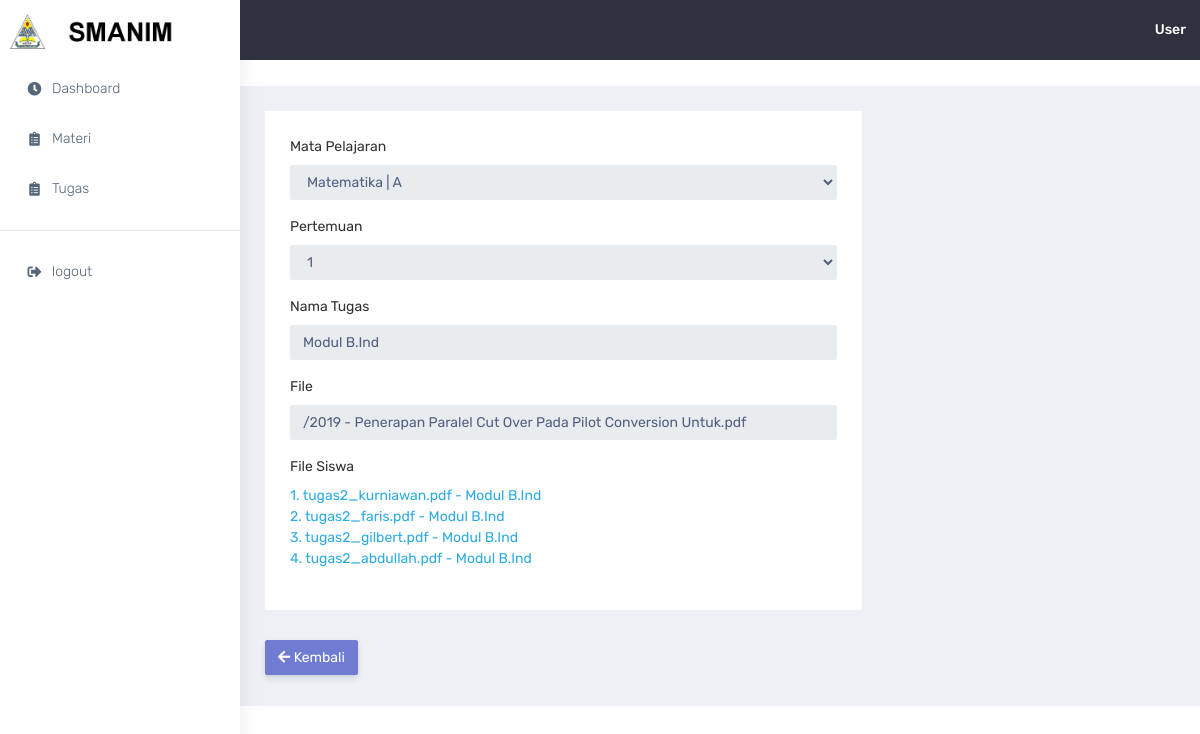
Before: /guru/detail-tugas.php?kode=14 (signed in) with the older database file.
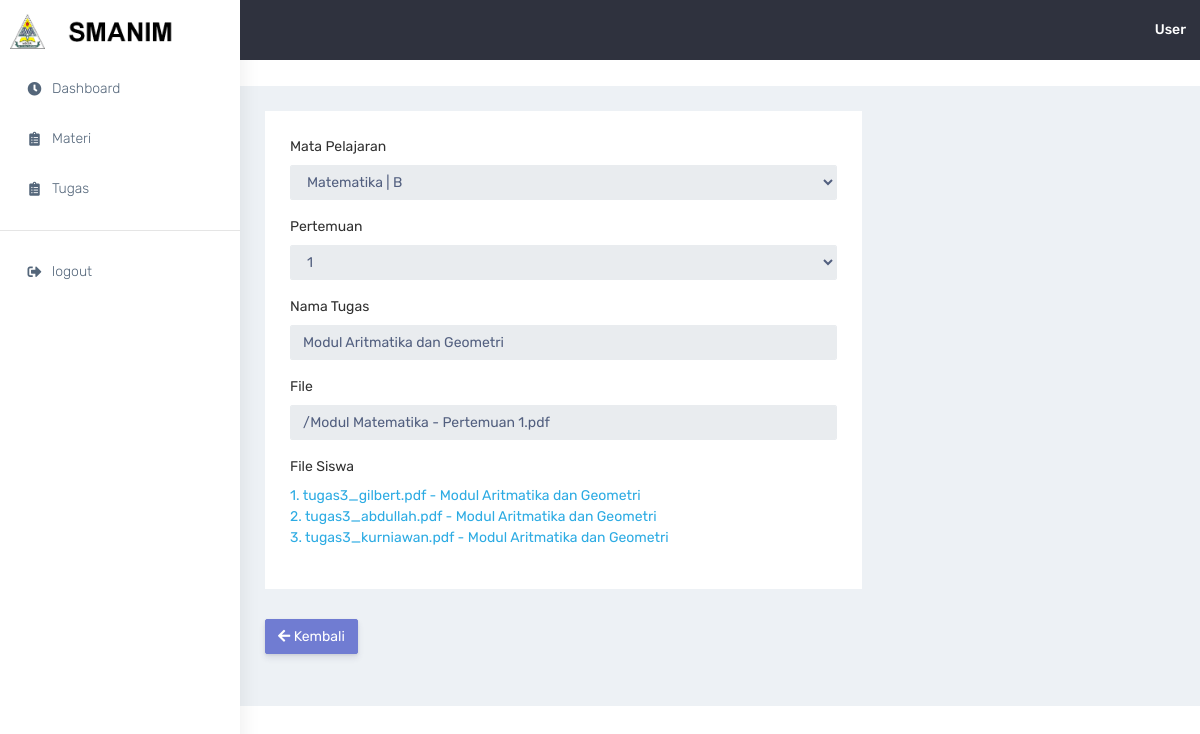
After: the same page with the newer database file.
### tables this page shows
CREATE TABLE `tbl_file` (
  `id_file` int(11) NOT NULL,
  `id_mapel` int(11) NOT NULL,
  `pertemuan` char(2) NOT NULL,
  `nama` varchar(100) NOT NULL,
  `tipe` enum('mod','tgs') NOT NULL,
  `file` varchar(255) NOT NULL,
  `tgl_tambah` date DEFAULT NULL,
  `tgl_ubah` date DEFAULT NULL
);

CREATE TABLE `tbl_mapel` (
  `id_mapel` int(11) NOT NULL,
  `id_user` int(11) NOT NULL,
  `mapel` varchar(100) NOT NULL,
  `kelas` char(1) NOT NULL
);

CREATE TABLE `tbl_tugas` (
  `id_tugas` int(11) NOT NULL,
  `id_user` int(11) NOT NULL,
  `id_mapel` int(11) NOT NULL,
  `pertemuan` char(2) NOT NULL,
  `tugas` varchar(100) NOT NULL,
  `tgl_up` date NOT NULL
);

### guru/detail-tugas.php (the view, shortened to what this page needs)
<?php require_once('navbar.php');
if(isset($_GET['kode'])){
  $kode = $_GET['kode'];
  $sql = mysqli_query($con, "SELECT * FROM tbl_file a INNER JOIN tbl_mapel b ON b.id_mapel=a.id_mapel WHERE a.id_file = $kode");
  $data = mysqli_fetch_array($sql);
}
?>
            <div class="container-fluid">
                <div class="row">
                    <div class="col-md-8">
                        <div class="white-box">
                          <form method="post" enctype="multipart/form-data">
                            <div class="form-group">
                              <label for="exampleInputEmail1">Mata Pelajaran</label>
                              <select class="form-control" name="mapel" disabled>
                                <option value="<?= $data['id_mapel'] ?>"><?php echo $data['mapel']." | ".$data['kelas'] ?></option>
                              </select>
                            </div>
                            <div class="form-group">
                              <label for="exampleInputEmail1">Pertemuan</label>
                              <select class="form-control" name="pert" disabled>
                                <option value="<?= $data['pertemuan'] ?>"><?= $data['pertemuan'] ?></option>
                              </select>
                            </div>
                            <div class="form-group">
                              <label for="exampleInputEmail1">Nama Tugas</label>
                              <input type="text" name="tugas" class="form-control" id="exampleInputEmail1" aria-describedby="emailHelp" value="<?= $data['nama'] ?>" disabled>
                            </div>
                            <div class="form-group">
                              <label for="exampleFormControlFile1">File</label>
                              <input type="text" name="tugas" class="form-control" id="exampleInputEmail1" aria-describedby="emailHelp" value="<?php echo substr($data['file'],14); ?>" disabled>
                            </div>
                            <?php
                              $no = 1;
                              $sql2 = mysqli_query($con,"SELECT * FROM tbl_tugas a INNER JOIN tbl_mapel b ON b.id_mapel = a.id_mapel INNER JOIN tbl_user c ON c.id_user = a.id_user INNER JOIN tbl_file d ON d.id_mapel = b.id_mapel WHERE a.id_mapel=b.id_mapel AND d.id_file=$kode"); ?>
                            <div class="form-group">
                              <label for="exampleFormControlFile1">File Siswa</label><br>
                              <?php while ($data2 = mysqli_fetch_array($sql2)) { ?>
                              <a href="download.php?kode=<?= $data['id_tugas']; ?>"><?php echo $no.". ".substr($data2['tugas'],14)." - ".$data2['nama']; ?></a><br>
                              <?php $no++; } ?>
                            </div>
                          </div>
                        <a href="tugas.php" class="btn btn-primary">
                            <i class="fas fa-arrow-left"></i> Kembali
                        </a>
                          </div>
                    </div>
                </div>
            </div>

Changed rows visible on the page:
no longer on this page (row edited): tbl_tugas: tugas "tugas2_kurniawan.pdf", tbl_file.nama "Modul B.Ind"
no longer on this page (row edited): tbl_tugas: tugas "tugas2_faris.pdf", tbl_file.nama "Modul B.Ind"
changed tbl_file: mapel "Matematika | A" → "Matematika | B"; tugas "Modul B.Ind" → "Modul Aritmatika dan Geometri"; tugas "/2019 - Penerapan Paralel Cut Over Pada Pilot Conversion Untuk.pdf" → "/Modul Matematika - Pertemuan 1.pdf"
changed tbl_tugas: tugas "tugas2_gilbert.pdf" → "tugas3_gilbert.pdf"; tbl_file.nama "Modul B.Ind" → "Modul Aritmatika dan Geometri"
changed tbl_tugas: tugas "tugas2_abdullah.pdf" → "tugas3_abdullah.pdf"; tbl_file.nama "Modul B.Ind" → "Modul Aritmatika dan Geometri"
added tbl_tugas: tugas "tugas3_kurniawan.pdf", tbl_file.nama "Modul Aritmatika dan Geometri"
